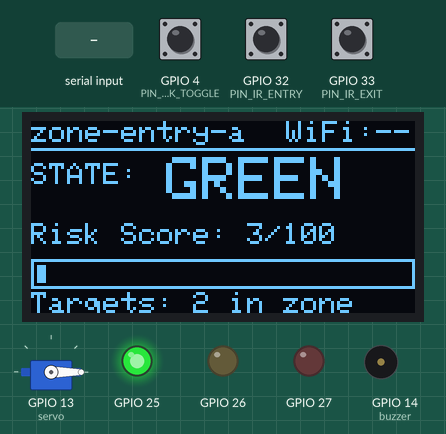
Simulated run of this program. Board: ESP32. On the bench: 128×64 one-colour display, servo, output pins drawn as LEDs (lit = HIGH), buzzer (waves = sounding, pin HIGH). Dashed ring = blinking. The test bench sets the inputs (shaded band); at power-on: GPIO 32 (PIN_IR_ENTRY) HIGH, GPIO 4 (PIN_MOCK_TOGGLE) HIGH, GPIO 33 (PIN_IR_EXIT) HIGH. WiFi joins after 1.5 s; servers stay silent unless stated; uploads are accepted with an empty reply; what the program prints to the serial monitor is not drawn.

Above: at 2.0 s.
2.1 s: "force red\n" received over Serial
At 3.14 s:
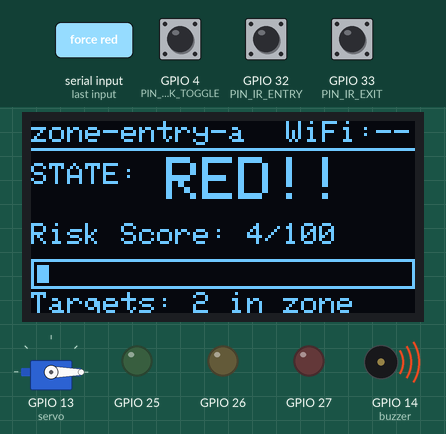
4.0 s: "mock off\n" received over Serial
At 4.49 s:
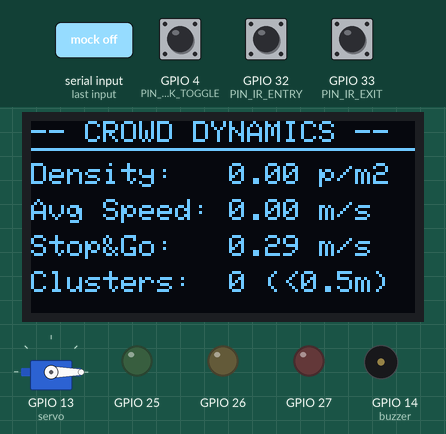
6.5 s: "mock on\n" received over Serial
At 7.66 s:
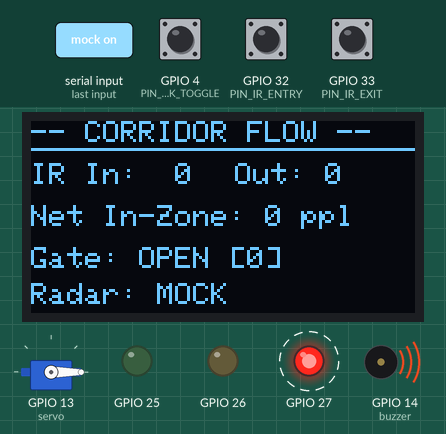
8.7 s: "mock off\n" received over Serial
At 9.4 s:
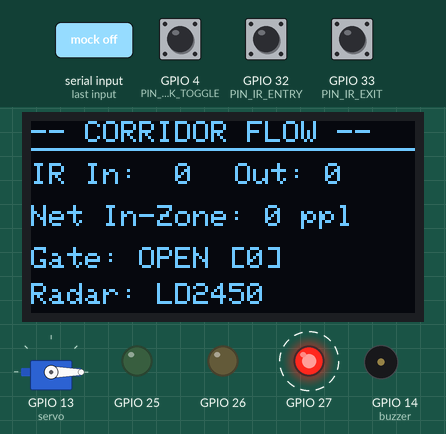
10.7 s: "status\n" received over Serial
At 12.94 s:
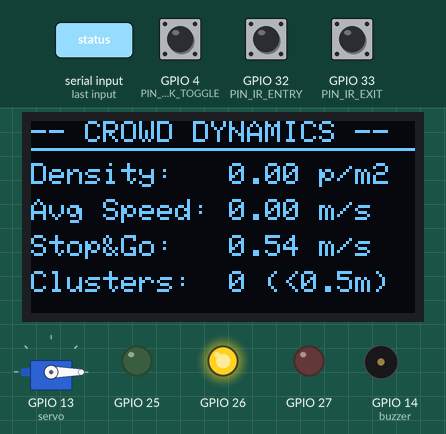
13.5 s: GPIO 32 (PIN_IR_ENTRY) driven LOW
At 17.2 s:
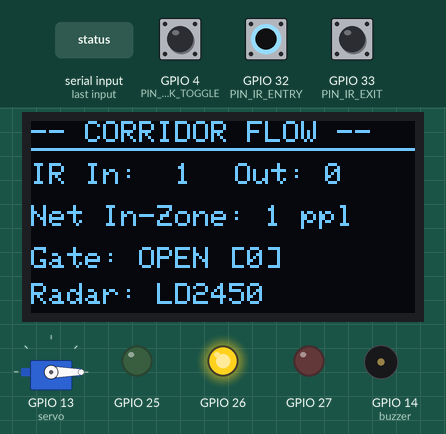
Timing chart, 0 to 25.4 s (numbered marks = the images above; inputs shaded):
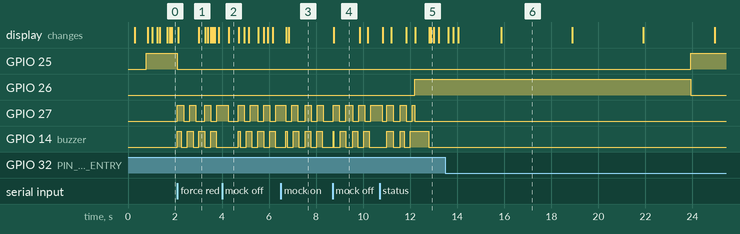

Measured:
- after the input at 2.1 s, GPIO 25: HIGH → LOW at once; GPIO 27: goes HIGH 0.26 s, LOW 0.26 s, HIGH 0.26 s, LOW 0.38 s, HIGH 0.26 s, LOW 0.26 s, then HIGH, starting at once; GPIO 14 (buzzer): LOW → HIGH at once, then repeats every 0.52 s: LOW 0.26 s, HIGH 0.26 s; the display: first changes at once (image 1 shows a later state)
- after the input at 6.5 s, the display: first changes after 0.24 s (image 3 shows a later state)
- after the input at 8.7 s, the display: changes after 0.06 s (image 4)
- what the display in image 4 shows lasts 1.1 s, from 8.8 s to 9.9 s

The program:

main.cpp
```cpp
#include <Arduino.h>
#include "pins.h"
#include "config.h"
#include "radar_driver.h"
#include "mock_radar.h"
#include "analytics.h"
#include "state_machine.h"
#include "actuators.h"
#include "display.h"
#include "network.h"

// ============================================================================
// SYSTEM INSTANCES & GLOBAL STATE
// ============================================================================
static HLKLD2450Driver realRadar(Serial2, PIN_RADAR_RX, PIN_RADAR_TX, LD2450_BAUD_RATE);
static MockRadar       mockRadar;
static IRadar*         activeRadar = nullptr;

static AnalyticsEngine      analytics(DEFAULT_ZONE_AREA_SQM);
static CrowdStateMachine    stateMachine;
static ActuatorController   actuators;
static DisplayManager       displayMgr;
static NetworkManager       networkMgr;

// IR Break-Beam Counters
static volatile uint32_t irEntryCount = 0;
static volatile uint32_t irExitCount  = 0;
static uint32_t lastEntryTriggerMs    = 0;
static uint32_t lastExitTriggerMs     = 0;

// Periodic Execution Timers
static uint32_t lastAnalyticsRunMs   = 0;
static uint32_t lastTelemetryQueueMs = 0;
static bool     isMockModeActive     = DEFAULT_MOCK_MODE;
static char     serialCmdBuffer[64];
static size_t   serialCmdIndex       = 0;

// ============================================================================
// IR BREAK-BEAM INTERRUPT SERVICE ROUTINES (WITH 250ms SOFTWARE DEBOUNCE)
// ============================================================================
void IRAM_ATTR isrEntryBeam() {
    uint32_t now = millis();
    if (now - lastEntryTriggerMs > 250) {
        irEntryCount++;
        lastEntryTriggerMs = now;
    }
}

void IRAM_ATTR isrExitBeam() {
    uint32_t now = millis();
    if (now - lastExitTriggerMs > 250) {
        irExitCount++;
        lastExitTriggerMs = now;
    }
}

// ============================================================================
// SERVER COMMAND DISPATCHER
// ============================================================================
void handleServerCommand(const char* command) {
    if (command == nullptr) return;

    if (strcmp(command, "MANUAL_GATE_OPEN") == 0) {
        actuators.manualSetGate(GatePosition::OPEN, "Server Command: MANUAL_GATE_OPEN");
    } else if (strcmp(command, "MANUAL_GATE_CLOSE") == 0) {
        actuators.manualSetGate(GatePosition::CLOSED, "Server Command: MANUAL_GATE_CLOSE");
    } else if (strcmp(command, "SILENCE_BUZZER") == 0) {
        actuators.silenceBuzzer(true);
    } else if (strcmp(command, "RESET_ZONE") == 0) {
        Serial.println(F("[COMMAND] Executing RESET_ZONE: clearing metrics & resetting gate"));
        stateMachine.reset();
        analytics.reset();
        irEntryCount = 0;
        irExitCount = 0;
        actuators.manualSetGate(GatePosition::OPEN, "Server Command: RESET_ZONE");
        actuators.silenceBuzzer(false);
    } else {
        Serial.printf("[COMMAND] Unrecognized server command: '%s'\n", command);
    }
}

// ============================================================================
// SERIAL CLI COMMAND HANDLER
// ============================================================================
void processSerialCommand(const char* cmd) {
    if (strcmp(cmd, "status") == 0) {
        uint32_t now = millis();
        ZoneMetrics m = analytics.getLastMetrics();
        Serial.println(F("\n================= SYSTEM STATUS ================="));
        Serial.printf("Device ID:      %s (Zone: %s)\n", DEVICE_ID, ZONE_ID);
        Serial.printf("Firmware:       v%s\n", FIRMWARE_VERSION);
        Serial.printf("Radar Source:   %s\n", activeRadar->getDriverName());
        Serial.printf("Radar Stats:    Valid: %u, Dropped: %u\n", activeRadar->getValidFrames(), activeRadar->getDroppedFrames());
        Serial.printf("Current State:  %s (Duration: %u s)\n", stateMachine.getCurrentStateName(), stateMachine.getTimeInCurrentState(now) / 1000);
        Serial.printf("Risk Score:     %.1f / 100.0\n", m.riskScore);
        Serial.printf("Density:        %.2f ppl/m² (%u targets in zone)\n", m.density, m.targetCount);
        Serial.printf("Avg Speed:      %.2f m/s (Stop-Go Index: %.2f m/s)\n", m.avgSpeed, m.stopGoIndex);
        Serial.printf("Clustering:     %u compressed pairs (<0.5m)\n", m.clusterPairs);
        Serial.printf("IR Flow:        Entry=%u, Exit=%u (Net: %d)\n", irEntryCount, irExitCount, (int)(irEntryCount - irExitCount));
        Serial.printf("Gate Barrier:   %s\n", (actuators.getGatePosition() == GatePosition::CLOSED ? "CLOSED [90 deg]" : "OPEN [0 deg]"));
        Serial.printf("Buzzer:         %s\n", (actuators.isBuzzerSilenced() ? "MUTED" : "ACTIVE"));
        Serial.printf("WiFi Status:    %s\n", networkMgr.isConnected() ? "CONNECTED" : "OFFLINE");
        Serial.printf("Buffered Pkts:  %u / %u\n", (unsigned int)networkMgr.getBufferedCount(), (unsigned int)OFFLINE_BUFFER_CAPACITY);
        Serial.println(F("=================================================\n"));
    } else if (strcmp(cmd, "mock on") == 0) {
        isMockModeActive = true;
        activeRadar = &mockRadar;
        Serial.println(F("[CLI] Switched radar input to SYNTHETIC MOCK model."));
    } else if (strcmp(cmd, "mock off") == 0) {
        isMockModeActive = false;
        activeRadar = &realRadar;
        Serial.println(F("[CLI] Switched radar input to PHYSICAL HLK-LD2450 UART."));
    } else if (strcmp(cmd, "force red") == 0) {
        stateMachine.forceState(CrowdState::RED, "Serial CLI override: 'force red'");
    } else if (strcmp(cmd, "force green") == 0) {
        stateMachine.forceState(CrowdState::GREEN, "Serial CLI override: 'force green'");
    } else if (strcmp(cmd, "gate open") == 0) {
        actuators.manualSetGate(GatePosition::OPEN, "Serial CLI command");
    } else if (strcmp(cmd, "gate close") == 0) {
        actuators.manualSetGate(GatePosition::CLOSED, "Serial CLI command");
    } else if (strcmp(cmd, "help") == 0) {
        Serial.println(F("Available commands: status, mock on, mock off, force red, force green, gate open, gate close"));
    } else {
        Serial.printf("Unknown command: '%s'. Type 'help' for commands.\n", cmd);
    }
}

// ============================================================================
// ARDUINO SETUP
// ============================================================================
void setup() {
    Serial.begin(115200);
    delay(200);

    Serial.println(F("\n========================================================"));
    Serial.println(F("   CROWD PRESSURE RADAR - EMBEDDED NODE INITIALIZING   "));
    Serial.println(F("   Privacy-First mmWave Queue Early Warning System     "));
    Serial.println(F("========================================================"));

    // Configure Hardware Pin Modes
    pinMode(PIN_MOCK_TOGGLE, INPUT_PULLUP);
    pinMode(PIN_IR_ENTRY, INPUT_PULLUP);
    pinMode(PIN_IR_EXIT, INPUT_PULLUP);

    attachInterrupt(digitalPinToInterrupt(PIN_IR_ENTRY), isrEntryBeam, FALLING);
    attachInterrupt(digitalPinToInterrupt(PIN_IR_EXIT), isrExitBeam, FALLING);

    // Read hardware mock mode toggle switch: LOW = Mock, HIGH = Physical
    bool hwPinMockRequested = (digitalRead(PIN_MOCK_TOGGLE) == LOW);
    isMockModeActive = hwPinMockRequested || DEFAULT_MOCK_MODE;

    // Initialize Radar Drivers
    realRadar.begin();
    mockRadar.begin();
    activeRadar = isMockModeActive ? static_cast<IRadar*>(&mockRadar) : static_cast<IRadar*>(&realRadar);
    Serial.printf("[SYS] Selected Initial Radar: %s\n", activeRadar->getDriverName());

    // Initialize Subsystems
    displayMgr.begin();
    actuators.begin();
    stateMachine.begin();
    networkMgr.begin(handleServerCommand);

    Serial.println(F("[SYS] System ready. Non-blocking event loop starting.\n"));
}

// ============================================================================
// NON-BLOCKING MAIN EVENT LOOP
// ============================================================================
void loop() {
    uint32_t now = millis();

    // 1. Process Serial CLI inputs
    while (Serial.available() > 0) {
        char ch = static_cast<char>(Serial.read());
        if (ch == '\r' || ch == '\n') {
            if (serialCmdIndex > 0) {
                serialCmdBuffer[serialCmdIndex] = '\0';
                processSerialCommand(serialCmdBuffer);
                serialCmdIndex = 0;
            }
        } else if (serialCmdIndex < sizeof(serialCmdBuffer) - 1) {
            serialCmdBuffer[serialCmdIndex++] = ch;
        }
    }

    // 2. Poll active radar sensor
    bool newRadarData = activeRadar->update();

    // 3. Run Analytics & State Machine (at 5 Hz or whenever new radar frame arrives)
    if (newRadarData || (now - lastAnalyticsRunMs >= INTERVAL_ANALYTICS_MS)) {
        lastAnalyticsRunMs = now;

        const RadarTarget* targets = activeRadar->getTargets();
        uint8_t count = activeRadar->getTargetCount();

        ZoneMetrics metrics = analytics.process(targets, count);

        // Update State Machine with hysteresis
        StateTransitionEvent transition = stateMachine.update(metrics.riskScore, now);
        if (transition.hasEvent) {
            actuators.handleStateTransition(transition);
        }
    }

    // 4. Update Actuators (LED blinking, buzzer patterns, servo release timer)
    uint32_t greenDuration = stateMachine.getContinuousGreenDuration(now);
    actuators.update(stateMachine.getCurrentState(), now, greenDuration);

    // 5. Update OLED Screen (page rotation, status rendering)
    displayMgr.update(
        stateMachine.getCurrentState(),
        analytics.getLastMetrics(),
        irEntryCount,
        irExitCount,
        actuators.getGatePosition(),
        networkMgr.isConnected(),
        activeRadar->getDriverName(),
        now
    );

    // 6. Periodic Telemetry Queuing (1 Hz)
    if (now - lastTelemetryQueueMs >= INTERVAL_TELEMETRY_MS) {
        lastTelemetryQueueMs = now;
        CrowdState st = stateMachine.getCurrentState();
        const char* alertMsg = (st == CrowdState::RED) ? "RED_CRITICAL_SURGE" :
                               (st == CrowdState::AMBER ? "AMBER_CONGESTION" : "FLOW_NORMAL");

        networkMgr.queueTelemetry(
            analytics.getLastMetrics(),
            st,
            irEntryCount,
            irExitCount,
            alertMsg
        );
    }

    // 7. Network Manager Update (WiFi check, telemetry POST, command polling)
    networkMgr.update(now);
}
```

actuators.h
```cpp
#pragma once

#include <Arduino.h>
#include <ESP32Servo.h>
#include "pins.h"
#include "config.h"
#include "state_machine.h"

enum class GatePosition {
    OPEN = 0,
    CLOSED = 90
};

class ActuatorController {
public:
    ActuatorController();

    void begin();
    void update(CrowdState state, uint32_t now, uint32_t continuousGreenDuration);
    void handleStateTransition(const StateTransitionEvent& event);

    // Manual controls / server command handlers
    void manualSetGate(GatePosition position, const char* reason);
    void silenceBuzzer(bool silence);
    bool isBuzzerSilenced() const { return buzzerMuted; }
    GatePosition getGatePosition() const { return currentGatePos; }

private:
    Servo gateServo;
    GatePosition currentGatePos;
    bool servoAttached;
    bool manualGateOverride;

    bool buzzerMuted;
    uint32_t singleBeepUntilMs;
    uint32_t lastLedBlinkToggleMs;
    bool redBlinkState;

    void setGateAngle(int angle, const char* reason);
    void updateLeds(CrowdState state, uint32_t now);
    void updateBuzzer(CrowdState state, uint32_t now);
};
```

analytics.h
```cpp
#pragma once

#include <Arduino.h>
#include "radar_driver.h"
#include "config.h"

/**
 * Calculated Crowd Risk Metrics for a Zone
 */
struct ZoneMetrics {
    float density;          // Targets per square meter (ppl / m²)
    float avgSpeed;         // Mean target speed in m/s
    float stopGoIndex;      // Standard deviation of speed over sliding window (m/s)
    uint16_t clusterPairs;  // Number of target pairs within compression distance (< 0.5m)
    float riskScore;        // Composite Risk Score (0.0 - 100.0)
    uint8_t targetCount;    // Number of active targets
};

/**
 * Pure analytics functions for crowd analysis
 */
namespace CrowdAnalytics {

    // Computes crowd density: targets / zoneAreaSqM
    float computeDensity(uint8_t activeTargets, float zoneAreaSqM);

    // Computes average speed of active targets in m/s (converts from cm/s)
    float computeAverageSpeed(const RadarTarget* targets, uint8_t maxTargets);

    // Computes clustering: count of target pairs within distanceThresholdMm (default 500 mm)
    uint16_t computeClustering(const RadarTarget* targets, uint8_t maxTargets, float distanceThresholdMm = 500.0f);

    // Updates sliding speed window and returns standard deviation of speed
    float updateStopAndGoIndex(float currentSpeedMps, float* windowBuffer, uint8_t windowCapacity,
                               uint8_t& currentSampleCount, uint8_t& writeIndex);

    // Combines metrics into 0-100 score using calibrated weights
    float computeCompositeRiskScore(float density, float avgSpeedMps, float stopGoStdDev,
                                    uint16_t clusterPairs, float zoneAreaSqM = DEFAULT_ZONE_AREA_SQM);
}

/**
 * Stateful analytics manager handling historical window buffers
 */
class AnalyticsEngine {
public:
    AnalyticsEngine(float zoneAreaSqM = DEFAULT_ZONE_AREA_SQM);

    void reset();
    ZoneMetrics process(const RadarTarget* targets, uint8_t maxTargets);
    const ZoneMetrics& getLastMetrics() const { return lastMetrics; }

private:
    float zoneAreaSqM;
    float speedWindow[SPEED_WINDOW_SIZE];
    uint8_t speedSampleCount;
    uint8_t speedWriteIndex;
    ZoneMetrics lastMetrics;
};
```

display.h
```cpp
#pragma once

#include <Arduino.h>
#include <Wire.h>
#include <Adafruit_GFX.h>
#include <Adafruit_SSD1306.h>
#include "pins.h"
#include "config.h"
#include "analytics.h"
#include "state_machine.h"
#include "actuators.h"

class DisplayManager {
public:
    DisplayManager();

    bool begin();
    void update(CrowdState state, const ZoneMetrics& metrics,
                uint32_t entryCount, uint32_t exitCount,
                GatePosition gatePos, bool wifiConnected,
                const char* radarDriverName, uint32_t now);

private:
    Adafruit_SSD1306 display;
    bool displayAvailable;
    uint8_t currentPage;
    uint32_t lastPageRotateMs;

    void renderPage0(CrowdState state, const ZoneMetrics& metrics, bool wifiConnected);
    void renderPage1(const ZoneMetrics& metrics);
    void renderPage2(uint32_t entryCount, uint32_t exitCount, GatePosition gatePos, const char* radarDriverName);
};
```

mock_radar.h
```cpp
#pragma once

#include "radar_driver.h"

enum class MockScenarioPhase {
    FREE_FLOW,          // Normal walking, dispersed targets
    BUILDUP,            // Increased density, slowing movement
    STALL_EVENT,        // Severe crowd stall, bunching (<0.5m), near-zero speed
    RECOVERY            // Gate deployed, crowd clearing, flow restoring
};

class MockRadar : public IRadar {
public:
    MockRadar();
    void begin() override;
    bool update() override;
    uint8_t getTargetCount() const override { return activeTargetCount; }
    const RadarTarget* getTargets() const override { return targets; }
    uint32_t getValidFrames() const override { return validFrames; }
    uint32_t getDroppedFrames() const override { return 0; }
    const char* getDriverName() const override { return "Synthetic Mock (Wokwi/Demo)"; }

    MockScenarioPhase getCurrentPhase() const { return currentPhase; }
    const char* getPhaseName() const;

private:
    RadarTarget targets[3];
    uint8_t activeTargetCount;
    uint32_t validFrames;
    uint32_t lastUpdateMs;
    uint32_t phaseStartMs;
    MockScenarioPhase currentPhase;

    void updateScenario(uint32_t now);
};
```

network.h
```cpp
#pragma once

#include <Arduino.h>
#include <WiFi.h>
#include <HTTPClient.h>
#include <ArduinoJson.h>
#include "config.h"
#include "analytics.h"
#include "state_machine.h"

struct TelemetryRecord {
    uint32_t timestampMs;
    char state[12];
    float score;
    float density;
    float avgSpeed;
    float stopGoIndex;
    uint8_t targetCount;
    uint32_t entryCount;
    uint32_t exitCount;
    char alertMsg[48];
};

typedef void (*ServerCommandHandler)(const char* commandName);

class NetworkManager {
public:
    NetworkManager();

    void begin(ServerCommandHandler cmdHandler);
    void update(uint32_t now);

    bool isConnected() const { return wifiConnected; }
    void queueTelemetry(const ZoneMetrics& metrics, CrowdState state,
                        uint32_t entryCount, uint32_t exitCount,
                        const char* alertMsg);

    size_t getBufferedCount() const { return bufferCount; }

private:
    bool wifiConnected;
    uint32_t lastWifiCheckMs;
    uint32_t lastTelemetryPostMs;
    uint32_t lastCommandPollMs;
    uint32_t nextAllowedPostMs;
    uint32_t currentBackoffMs;

    ServerCommandHandler onCommandReceived;

    // Circular offline telemetry ring buffer
    TelemetryRecord offlineBuffer[OFFLINE_BUFFER_CAPACITY];
    size_t bufferHead;
    size_t bufferTail;
    size_t bufferCount;

    void checkWifiConnection(uint32_t now);
    bool postTelemetryPacket(const TelemetryRecord& record);
    void flushOfflineBuffer();
    void pollServerCommands();
};
```

Source omitted: state_machine.h (1260 bytes), actuators.cpp (4685 bytes), analytics.cpp (5804 bytes), display.cpp (4870 bytes), mock_radar.cpp (7362 bytes), network.cpp (6879 bytes), state_machine.cpp (5555 bytes), config.h (4733 bytes), pins.h (1537 bytes), radar_driver.h (1880 bytes), radar_driver.cpp (4521 bytes)
